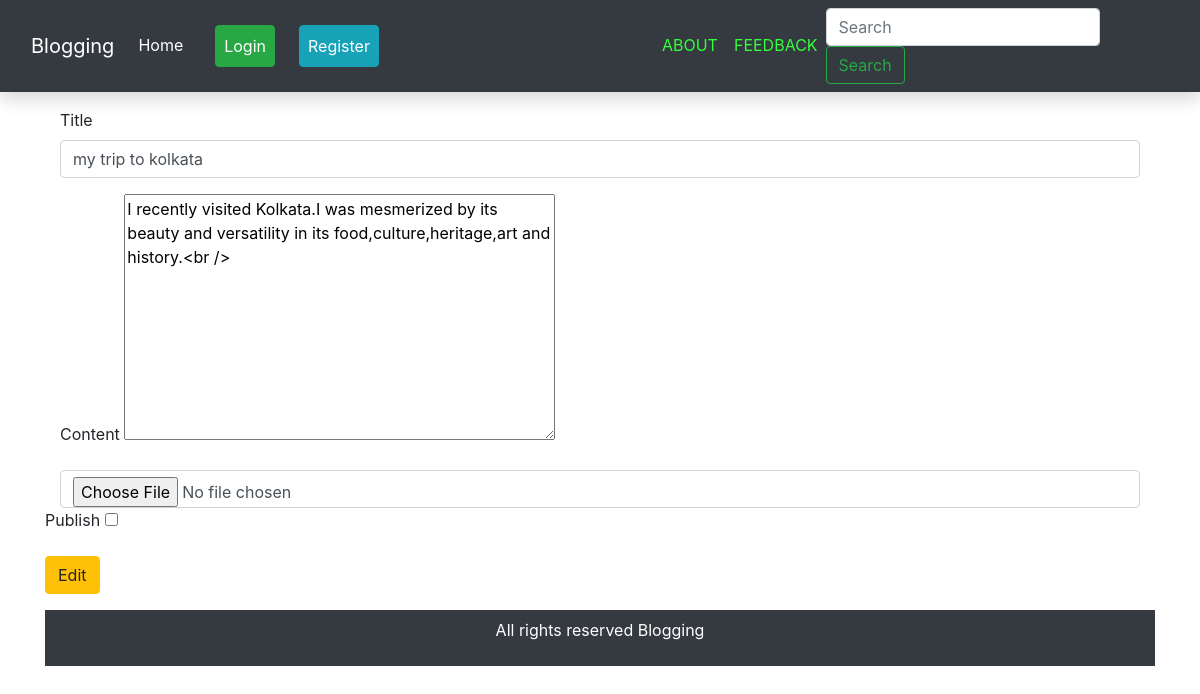
Screenshot of /edit/73 with the database file from the repository.
### easyblogging/models.py (models this page shows, shortened)
class BlogModel(models.Model):
    title=models.CharField(max_length=1000)
    content =HTMLField()
    slug=models.SlugField(max_length=1000, null=True , blank=True)
    image=models.ImageField(upload_to='images/',blank=True,null=True)
    likes=models.ManyToManyField(User,related_name='likes',blank=True)
    created_at=models.DateTimeField(auto_now_add=True,null=True)
    publish = models.BooleanField(default=False)
    published = models.DateTimeField(auto_now=True)
    author = models.ForeignKey(User, on_delete=models.CASCADE)
    categories = models.ManyToManyField('Category', related_name='posts')
    def __init__(self, *args, **kwargs):
        super(BlogModel, self).__init__(*args, **kwargs)
        self.old_publish = self.publish

### easyblogging/views.py (the view, shortened to what this page needs)
# urls.py: path('edit/<int:id>', edit, name='edit'),
def edit(request,id):
    print(id)
    blog = BlogModel.objects.get(id=id)
    editblog = Edit_Blog(instance=blog)
    return render(request,'edit_blog.html',{'edit_blog':editblog})

### easyblogging/forms.py
class Edit_Blog(forms.ModelForm):
    class Meta:
        model=BlogModel
        fields=('title','content')

### templates/edit_blog.html (shortened to what this page needs)
{% extends "base.html" %}
{% block content %}
<div class="container">
    <form method="POST" class='my-3'  enctype="multipart/form-data">
    <div class="col-md-12">
           <div class="form-group">
            <label for="exampleFormControlTextarea1">Title</label>
            <input class="form-control" name="title" value="{{ edit_blog.title.value }} ">
         </div>
        <div class="form-group">
         <label for="exampleFormControlTextarea1">Content</label>
            {{edit_blog.content|safe}}
            </div>
            </div>
      <div class="col-md-12">
                <input type="file" name="image" class="form-control" >
                </div>
      <div class="form-group">
      <label for="exampleFormControlInput1">Publish</label>
     <input id="publish" type="checkbox" name="publish">
  </div>
    <input type='submit' value='Edit' class='btn btn-warning'>
    </form>
{% endblock  %}

### rows the page displays
BlogModel: title "my trip to kolkata", content "I recently visited Kolkata.I was mesmerized by its beauty and versatility in its food,culture,heritage,art and history.<br />"
